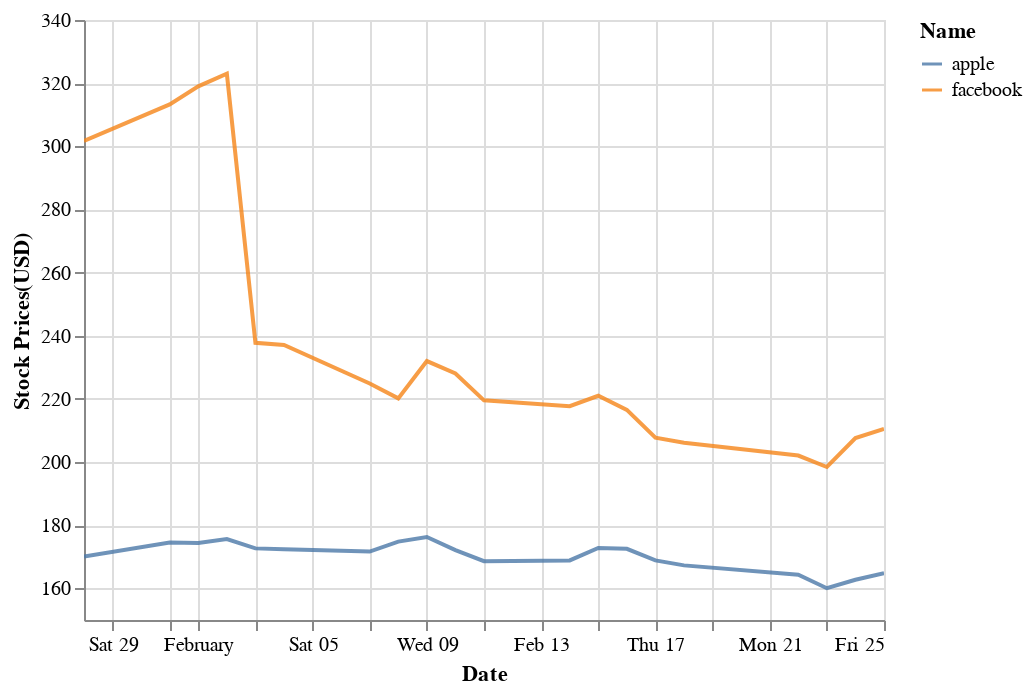

The code cell stored with this chart in its notebook:
### Code cell
chart

### Figure 1 — Vega-Lite specification as saved in the notebook (floating-point values rounded to 4 significant figures)
{"config": {"view": {"continuousWidth": 400, "continuousHeight": 300}}, "data": {"name": "data-da6d2f0e42b1ddc9940ac6f4aa237291"}, "mark": {"type": "line", "clip": true, "opacity": 0.8}, "encoding": {"color": {"field": "Name", "type": "nominal"}, "x": {"field": "Date", "type": "temporal"}, "y": {"field": "Stock Prices(USD)", "scale": {"domain": [150, 340]}, "stack": null, "type": "quantitative"}}, "$schema": "https://vega.github.io/schema/vega-lite/v4.17.0.json", "datasets": {"data-da6d2f0e42b1ddc9940ac6f4aa237291": [{"Date": "28 January 2022", "Name": "apple", "Stock Prices(USD)": 170.1}, {"Date": "31 January 2022", "Name": "apple", "Stock Prices(USD)": 174.6}, {"Date": "01 February 2022", "Name": "apple", "Stock Prices(USD)": 174.4}, {"Date": "02 February 2022", "Name": "apple", "Stock Prices(USD)": 175.6}, {"Date": "03 February 2022", "Name": "apple", "Stock Prices(USD)": 172.7}, {"Date": "04 February 2022", "Name": "apple", "Stock Prices(USD)": 172.4}, {"Date": "07 February 2022", "Name": "apple", "Stock Prices(USD)": 171.7}, {"Date": "08 February 2022", "Name": "apple", "Stock Prices(USD)": 174.8}, {"Date": "09 February 2022", "Name": "apple", "Stock Prices(USD)": 176.3}, {"Date": "10 February 2022", "Name": "apple", "Stock Prices(USD)": 172.1}, {"Date": "11 February 2022", "Name": "apple", "Stock Prices(USD)": 168.6}, {"Date": "14 February 2022", "Name": "apple", "Stock Prices(USD)": 168.9}, {"Date": "15 February 2022", "Name": "apple", "Stock Prices(USD)": 172.8}, {"Date": "16 February 2022", "Name": "apple", "Stock Prices(USD)": 172.6}, {"Date": "17 February 2022", "Name": "apple", "Stock Prices(USD)": 168.9}, {"Date": "18 February 2022", "Name": "apple", "Stock Prices(USD)": 167.3}, {"Date": "22 February 2022", "Name": "apple", "Stock Prices(USD)": 164.3}, {"Date": "23 February 2022", "Name": "apple", "Stock Prices(USD)": 160.1}, {"Date": "24 February 2022", "Name": "apple", "Stock Prices(USD)": 162.7}, {"Date": "25 February 2022", "Name": "apple", "Stock Prices(USD)": 164.9}, {"Date": "28 January 2022", "Name": "facebook", "Stock Prices(USD)": 301.7}, {"Date": "31 January 2022", "Name": "facebook", "Stock Prices(USD)": 313.3}, {"Date": "01 February 2022", "Name": "facebook", "Stock Prices(USD)": 319.0}, {"Date": "02 February 2022", "Name": "facebook", "Stock Prices(USD)": 323.0}, {"Date": "03 February 2022", "Name": "facebook", "Stock Prices(USD)": 237.8}, {"Date": "04 February 2022", "Name": "facebook", "Stock Prices(USD)": 237.1}, {"Date": "07 February 2022", "Name": "facebook", "Stock Prices(USD)": 224.9}, {"Date": "08 February 2022", "Name": "facebook", "Stock Prices(USD)": 220.2}, {"Date": "09 February 2022", "Name": "facebook", "Stock Prices(USD)": 232.0}, {"Date": "10 February 2022", "Name": "facebook", "Stock Prices(USD)": 228.1}, {"Date": "11 February 2022", "Name": "facebook", "Stock Prices(USD)": 219.6}, {"Date": "14 February 2022", "Name": "facebook", "Stock Prices(USD)": 217.7}, {"Date": "15 February 2022", "Name": "facebook", "Stock Prices(USD)": 221.0}, {"Date": "16 February 2022", "Name": "facebook", "Stock Prices(USD)": 216.5}, {"Date": "17 February 2022", "Name": "facebook", "Stock Prices(USD)": 207.7}, {"Date": "18 February 2022", "Name": "facebook", "Stock Prices(USD)": 206.2}, {"Date": "22 February 2022", "Name": "facebook", "Stock Prices(USD)": 202.1}, {"Date": "23 February 2022", "Name": "facebook", "Stock Prices(USD)": 198.4}, {"Date": "24 February 2022", "Name": "facebook", "Stock Prices(USD)": 207.6}, {"Date": "25 February 2022", "Name": "facebook", "Stock Prices(USD)": 210.5}]}}
